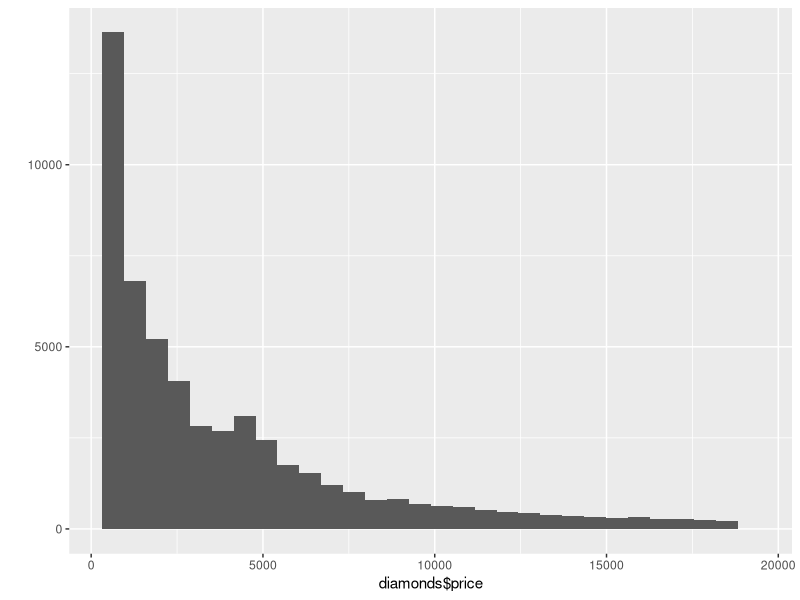

Generate this figure with R:
library(ggplot2)
data(diamonds)
summary(diamonds)
?diamonds
diamonds$color
qplot(x=diamonds$price,data=diamonds)
names(diamonds)